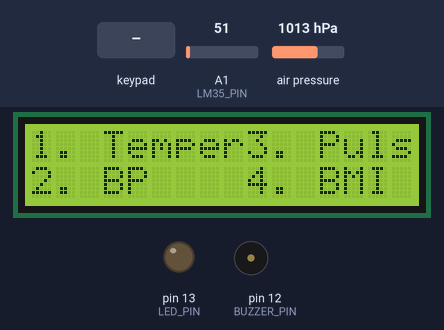
A sketch run on a simulated Arduino Uno, built with avr-gcc and run on an emulated ATmega328P. Shown: 16×2 character LCD, output pins drawn as LEDs (lit = HIGH), buzzer (waves = sounding). Inputs (shaded band) come from the test bench; at power-on: A1 (LM35_PIN) = 51, air pressure 1013 hPa.

Above: at 2.3 s.
2.4 s: keypad keys 5 4 3 2 # pressed 0.4 s apart
At 4.5 s:
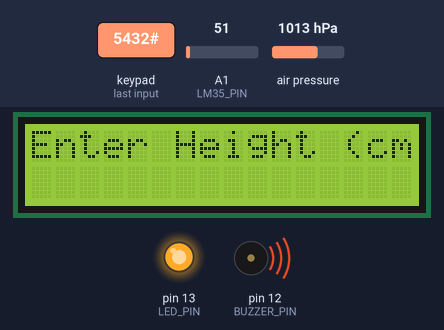
5.9 s: key '#' pressed
At 7.0 s:
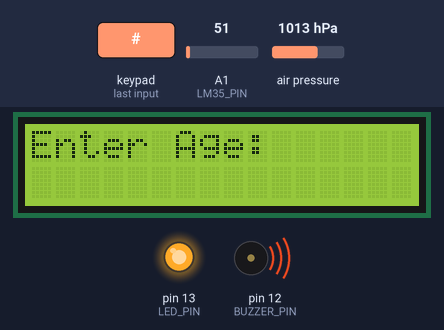
7.4 s: keypad keys 9 8 7 6 # pressed 0.4 s apart
At 9.4 s:
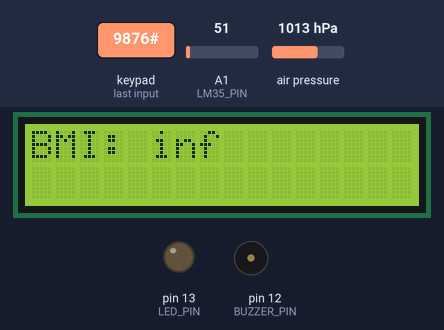
10.9 s: key '1' pressed
At 12.1 s:
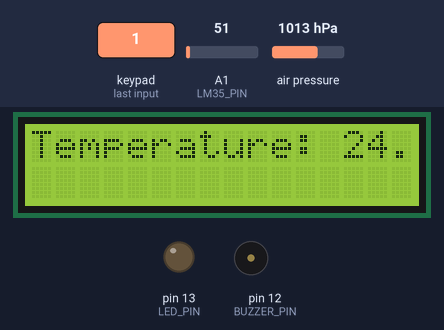
12.4 s: key '2' pressed
At 13.6 s:
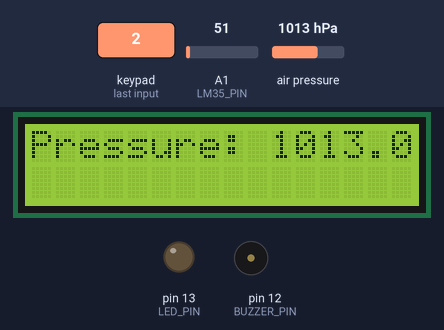
13.9 s: keypad keys 1 3 9 7 pressed 0.4 s apart
At 15.0 s:
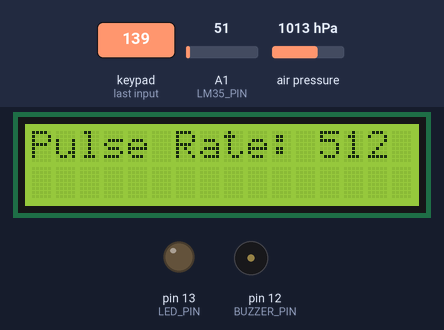
Timing chart, 0 to 16.9 s (numbered marks = the images above; inputs shaded):
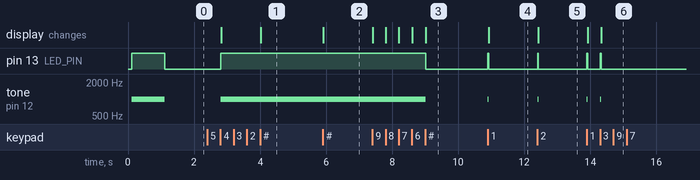

The sketch:

minicodefinal1.ino
```cpp
#include <Wire.h>
#include <Keypad.h>
#include <LiquidCrystal_I2C.h>
#include <Adafruit_BMP085.h> // Include the BMP180 library

#define KEYPAD_PIN A0
#define BUZZER_PIN 12
#define LED_PIN 13
#define LM35_PIN A1 // LM35 analog input pin
#define PULSE_SENSOR_PIN A2

LiquidCrystal_I2C lcd(0x27, 16, 2); // I2C address, number of columns, number of rows
Adafruit_BMP085 bmp;

const int ROWS = 4; // Number of rows in the keypad
const int COLS = 4; // Number of columns in the keypad

char keys[ROWS][COLS] = {
  {'1', '2', '3', 'A'},
  {'4', '5', '6', 'B'},
  {'7', '8', '9', 'C'},
  {'*', '0', '#', 'D'}
};

byte rowPins[ROWS] = {9, 8, 7, 6}; // Connect row pins of keypad to these Arduino pins
byte colPins[COLS] = {5, 4, 3, 2}; // Connect column pins of keypad to these Arduino pins

Keypad keypad = Keypad(makeKeymap(keys), rowPins, colPins, ROWS, COLS);

void setup() {
  Wire.begin();
  lcd.begin(16, 2);
  lcd.print("Welcome! System On");
  pinMode(BUZZER_PIN, OUTPUT);
  pinMode(LED_PIN, OUTPUT);
  lcd.clear();
  lcd.print("1. Temperature");
  lcd.setCursor(0, 1);
  lcd.print("2. BP");
  lcd.setCursor(9, 0);
  lcd.print("3. Pulse");
  lcd.setCursor(9, 1);
  lcd.print("4. BMI");

  // Initialize BMP180 sensor (pressure sensor)

  if (!bmp.begin()) {
    lcd.clear();
    lcd.print("BMP180 not found!");
    while (1);
  }

  // Turn on the LED and buzzer initially
  digitalWrite(LED_PIN, HIGH);
  tone(BUZZER_PIN, 1000);
  delay(1000);
  digitalWrite(LED_PIN, LOW);
  noTone(BUZZER_PIN);
}

void loop() {
  char key = getKeyPressed();

  if (key == '1') {
    displayTemperature();
  }
  else if (key == '2') {
    displayPressure();
  }
  else if (key == '3') {
    displayHeartRate();
  }
  else if (key == '4') {
    calculateBMI();
  }
}
char getKeyPressed() {
  char key = keypad.getKey();
  return key;
}

void displayTemperature() {
  // Turn on the LED and buzzer when taking input
  digitalWrite(LED_PIN, HIGH);
  tone(BUZZER_PIN, 1000);

  int lm35Reading = analogRead(LM35_PIN);
  float temperatureC = (lm35Reading / 1024.0) * 500.0; // Convert analog reading to temperature in Celsius

  lcd.clear();
  lcd.print("Temperature: ");
  lcd.print(temperatureC);
  lcd.print(" C");

  // Turn off the LED and buzzer after input is taken
  digitalWrite(LED_PIN, LOW);
  noTone(BUZZER_PIN);
}

// ... Rest of your code remains unchanged

void displayPressure() {
  digitalWrite(LED_PIN, HIGH);
  tone(BUZZER_PIN, 1000);

  float pressure = bmp.readPressure() / 100.0; // Pressure in hPa

  lcd.clear();
  lcd.print("Pressure: ");
  lcd.print(pressure);
  lcd.print(" hPa");

  // Turn off the LED and buzzer after input is taken
  digitalWrite(LED_PIN, LOW);
  noTone(BUZZER_PIN);
  // Existing code for displaying pressure from BMP180 sensor
}
void displayHeartRate() {
  // Turn on the LED and buzzer when taking input
  digitalWrite(LED_PIN, HIGH);
  tone(BUZZER_PIN, 1000);

  int pulseRate = readPulseRate();

  if (pulseRate != -1) {
    lcd.clear();
    lcd.print("Pulse Rate: ");
    lcd.print(pulseRate);
    lcd.print(" bpm");
  }
  else {
    lcd.clear();
    lcd.print("Connect Pulse Sensor");
    lcd.setCursor(0, 1);
    lcd.print("to Body");
  }

  // Turn off the LED and buzzer after input is taken
  digitalWrite(LED_PIN, LOW);
  noTone(BUZZER_PIN);
}

void calculateBMI() {
  // Turn on the LED and buzzer when taking input
  digitalWrite(LED_PIN, HIGH);
  tone(BUZZER_PIN, 1000);

  lcd.clear();
  lcd.print("Enter Weight (kg):");
  float weight = readFloatKeypad();

  lcd.clear();
  lcd.print("Enter Height (cm):");
  float height = readFloatKeypad();

  lcd.clear();
  lcd.print("Enter Age:");
  int age = readIntKeypad();

  float heightInMeter = height / 100.0;
  float bmi = weight / (heightInMeter * heightInMeter);

  lcd.clear();
  lcd.print("BMI: ");
  lcd.print(bmi);

  // Turn off the LED and buzzer after input is taken
  digitalWrite(LED_PIN, LOW);
  noTone(BUZZER_PIN);
}

/*float readTemperature() {
  Wire.beginTransmission(TEMPERATURE_SENSOR_ADDRESS);
  Wire.write(0); // Select temperature register
  Wire.endTransmission();

  Wire.requestFrom(TEMPERATURE_SENSOR_ADDRESS, 2); // Read two bytes
  byte msb = Wire.read();
  byte lsb = Wire.read();

  if (msb == 0xFF && lsb == 0xFF) {
    return -1.0; // Invalid temperature value
  }

  int rawTemperature = (msb << 8) | lsb;
  float temperature = rawTemperature * 0.0625; // Conversion factor for the sensor

  return temperature;
}*/

float readTemperature() {
  int lm35Reading = analogRead(LM35_PIN);
  // Convert analog reading to temperature in Celsius
  float temperatureC = (lm35Reading / 1024.0) * 500.0;

  return temperatureC;
}


int readPulseRate() {
  int pulseRate = analogRead(PULSE_SENSOR_PIN);

  if (pulseRate > 0 && pulseRate < 1024) {
    return pulseRate;
  }

  return -1; // Invalid pulse rate
}

float readFloatKeypad() {
  char inputBuffer[16];
  int i = 0;

  while (true) {
    char key = getKeyPressed();

    if (key >= '0' && key <= '9') {
      inputBuffer[i++] = key;
      lcd.write(key);
    }
    else if (key == '#') {
      inputBuffer[i] = '\0';
      return atof(inputBuffer);
    }
  }
}

int readIntKeypad() {
  char inputBuffer[16];
  int i = 0;

  while (true) {
    char key = getKeyPressed();

    if (key >= '0' && key <= '9') {
      inputBuffer[i++] = key;
      lcd.write(key);
    }
    else if (key == '#') {
      inputBuffer[i] = '\0';
      return atoi(inputBuffer);
    }
  }
}
// ... Rest of your code remains unchanged
```

Measured:
- after the input at 2.4 s, pin 13 (LED_PIN): LOW → HIGH after 0.40 s; tone on pin 12 (BUZZER_PIN): silent → 1000 Hz after 0.40 s; the display: first changes after 0.42 s (image 1 shows a later state)
- after the input at 5.9 s, the display: changes at once (image 2)
- after the input at 7.4 s, pin 13 (LED_PIN): HIGH → LOW after 1.6 s; tone on pin 12 (BUZZER_PIN): 1000 Hz → silent after 1.6 s; the display: first changes at once (image 3 shows a later state)
- after the input at 10.9 s, pin 13 (LED_PIN): LOW → HIGH at once, → LOW 0.02 s later; tone on pin 12 (BUZZER_PIN): silent → 1000 Hz at once, → silent 0.02 s later; the display: changes at once (image 4)
- after the input at 12.4 s, pin 13 (LED_PIN): LOW → HIGH at once, → LOW 0.02 s later; tone on pin 12 (BUZZER_PIN): silent → 1000 Hz at once, → silent 0.02 s later; the display: changes at once (image 5)
- after the input at 13.9 s, pin 13 (LED_PIN): alternates HIGH for 0.02 s and LOW for 0.38 s, 4 changes in all, then stays LOW, starting at once; tone on pin 12 (BUZZER_PIN): alternates 1000 Hz for 0.02 s and silent for 0.38 s, 4 changes in all, then stays silent, starting at once; the display: first changes at once (image 6 shows a later state)
